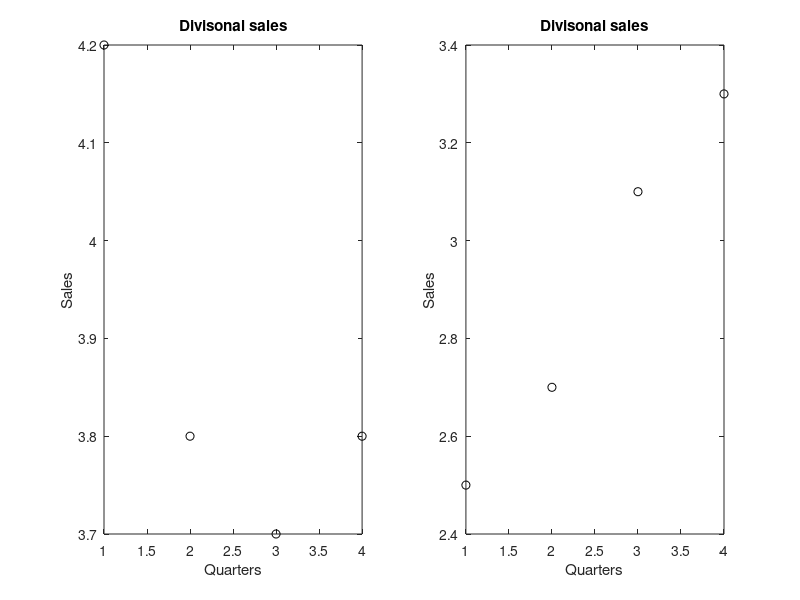

Reproduce this figure in MATLAB.
%script for divisional sales
div(1,:) = [4.2 3.8 3.7 3.8];
div(2,:) = [2.5 2.7 3.1 3.3];
x = 1:1:4;
for i = 1:2
y = (div(i,:));
subplot(1,2,i);
plot(x,y,'ko');
xlabel('Quarters')
ylabel('Sales')
title('Divisonal sales')
end